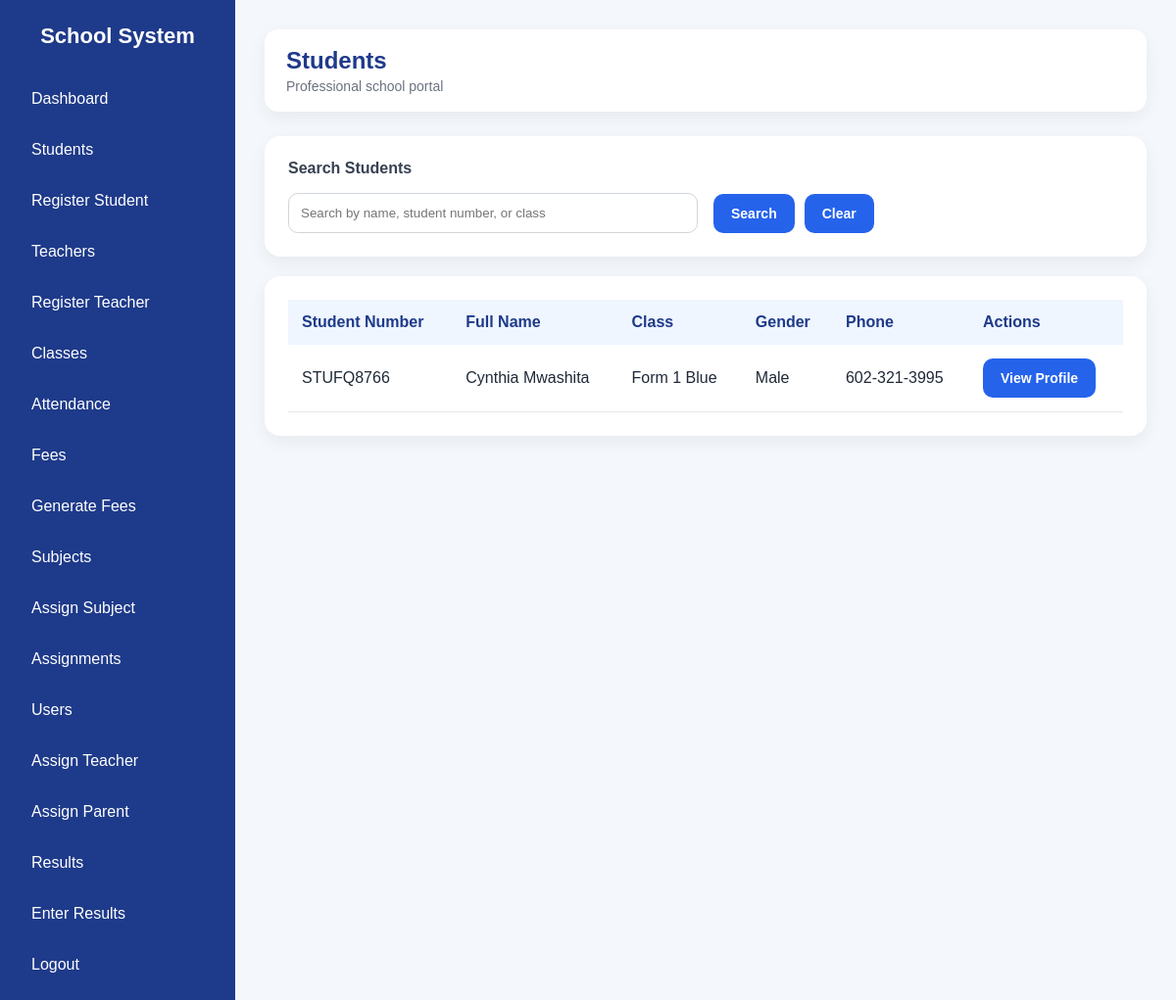
The page /students (signed in) on the database as committed earlier.
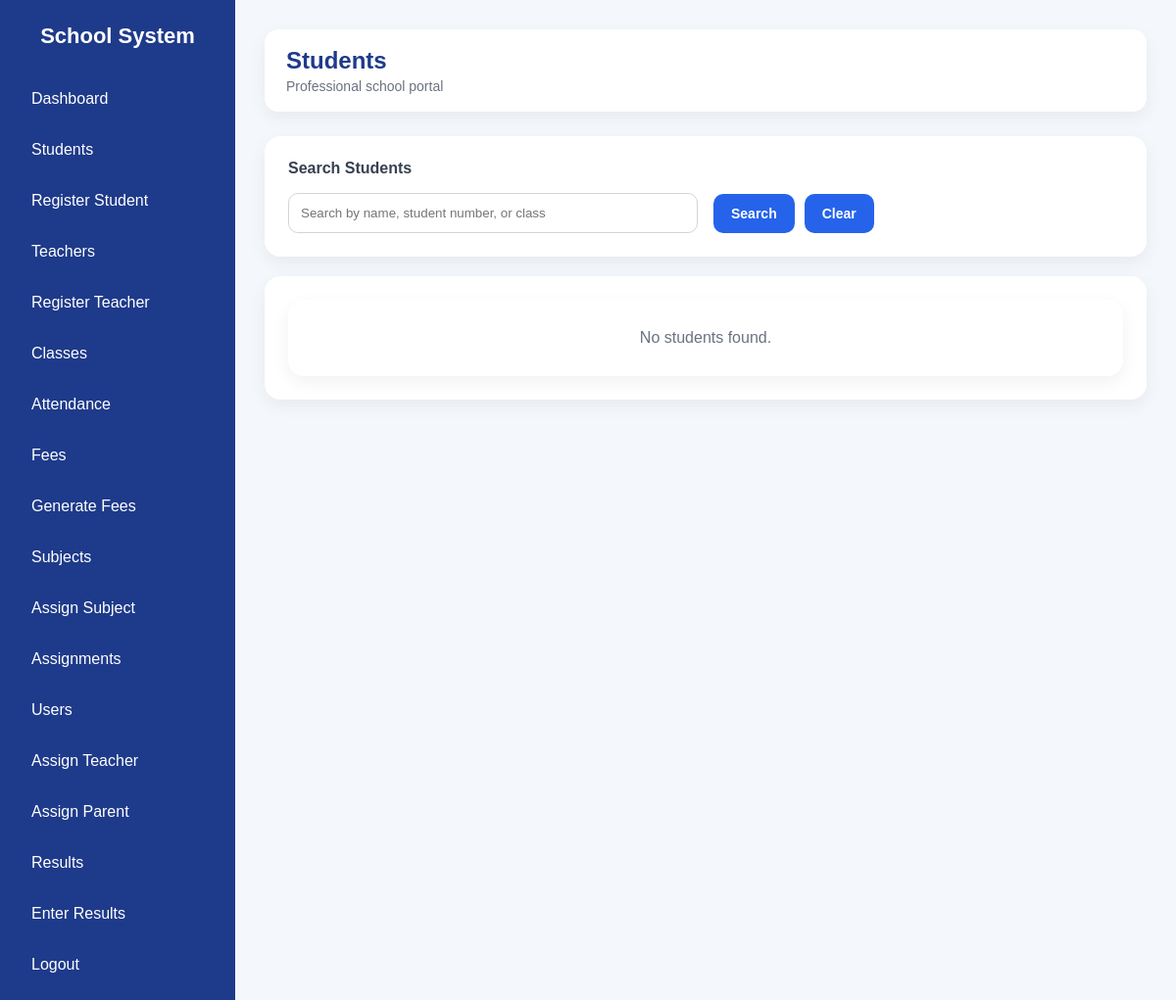
The same page on the database as committed later.
### tables this page shows
CREATE TABLE students (
    id INTEGER PRIMARY KEY AUTOINCREMENT,
    student_number TEXT UNIQUE,
    first_name TEXT,
    last_name TEXT,
    birthday TEXT,
    gender TEXT,
    enrollment_date TEXT,
    leaving_year TEXT,
    class_name TEXT,
    home_address TEXT,
    mailing_address TEXT,
    student_phone TEXT,
    medical_info TEXT,
    emergency_contact TEXT,
    guardian1_name TEXT,
    guardian1_relationship TEXT,
    guardian1_phone TEXT,
    guardian1_whatsapp TEXT,
    guardian1_email TEXT,
    guardian2_name TEXT,
    guardian2_relationship TEXT,
    guardian2_phone TEXT,
    guardian2_whatsapp TEXT,
    guardian2_email TEXT
);

### app.py (the view)
@app.route("/students")
@login_required
@roles_required("director", "admin", "teacher")
def students():
    conn = get_db()
    cursor = conn.cursor()
    search = request.args.get("search", "").strip()
    if search:
        student_records = cursor.execute("""
            SELECT *
            FROM students
            WHERE first_name LIKE ? OR last_name LIKE ? OR student_number LIKE ? OR class_name LIKE ?
            ORDER BY id DESC
        """, (f"%{search}%", f"%{search}%", f"%{search}%", f"%{search}%")).fetchall()
    else:
        student_records = cursor.execute("""
            SELECT *
            FROM students
            ORDER BY id DESC
        """).fetchall()
    conn.close()
    return render_template("students.html", student_records=student_records, search=search)

### app.py (called while the page is built)
def get_db():
    conn = sqlite3.connect("school.db")
    conn.row_factory = sqlite3.Row
    return conn

def login_required(f):
    @wraps(f)
    def decorated_function(*args, **kwargs):
        if "user_id" not in session:
            flash("Please log in first.", "success")
            return redirect(url_for("login"))
        return f(*args, **kwargs)
    return decorated_function

def roles_required(*allowed_roles):
    def decorator(f):
        @wraps(f)
        def decorated_function(*args, **kwargs):
            if "role" not in session:
                flash("Please log in first.", "success")
                return redirect(url_for("login"))
            if session["role"] not in allowed_roles:
                flash("You do not have permission to view that page.", "success")
                return redirect(url_for("dashboard"))
            return f(*args, **kwargs)
        return decorated_function
    return decorator

### templates/students.html (shortened to what this page needs)
{% extends "base.html" %}
{% block page_title %}Students{% endblock %}
{% block content %}
<div class="content-card mb-20">
    <form method="GET" action="/students">
        <div class="grid">
            <div>
                <label>Search Students</label>
                <input type="text" name="search" value="{{ search or '' }}" placeholder="Search by name, student number, or class">
            </div>
            <div style="display:flex; align-items:end; gap:10px;">
                <button type="submit" class="btn">Search</button>
                <a href="/students" class="btn" style="text-decoration:none;">Clear</a>
            </div>
        </div>
    </form>
</div>
<div class="content-card">
    {% if student_records %}
    <table>
        <thead>
            <tr>
                <th>Student Number</th>
                <th>Full Name</th>
                <th>Class</th>
                <th>Gender</th>
                <th>Phone</th>
                <th>Actions</th>
            </tr>
        </thead>
        <tbody>
            {% for student in student_records %}
            <tr>
                <td>{{ student.student_number }}</td>
                <td>{{ student.first_name }} {{ student.last_name }}</td>
                <td>{{ student.class_name }}</td>
                <td>{{ student.gender }}</td>
                <td>{{ student.student_phone }}</td>
                <td>
                    <a href="/student/{{ student.id }}" class="btn">View Profile</a>
                </td>
            </tr>
            {% endfor %}
        </tbody>
    </table>
    {% else %}
    <div class="empty-box">No students found.</div>
    {% endif %}
</div>
{% endblock %}

### templates/base.html (shortened to what this page needs)
<!DOCTYPE html>
<html lang="en">
<head>
</head>
<body>
    <div class="layout">
        <div class="sidebar">
            <div class="brand">School System</div>
          <div class="nav">
    {% if session.get("role") in ["director", "admin"] %}
        <a href="/">Dashboard</a>
        <a href="/students">Students</a>
        <a href="/add_student">Register Student</a>
        <a href="/teachers">Teachers</a>
        <a href="/register_teacher">Register Teacher</a>
        <a href="/classes">Classes</a>
        <a href="/attendance">Attendance</a>
        <a href="/fees">Fees</a>
        <a href="/generate_fees">Generate Fees</a>
        <a href="/subjects">Subjects</a>
        <a href="/assign_subject">Assign Subject</a>
        <a href="/assignments">Assignments</a>
        <a href="/users">Users</a>
        <a href="/assign_teacher">Assign Teacher</a>
        <a href="/assign_parent">Assign Parent</a>
        <a href="/results">Results</a>
        <a href="/enter_results">Enter Results</a>
    {% endif %}
    <a href="/logout">Logout</a>
</div>
        </div>
        <div class="main">
            <div class="topbar">
                <div class="page-title">{% block page_title %}School Management System{% endblock %}</div>
                <div class="page-subtitle">Professional school portal</div>
            </div>
            {% block content %}{% endblock %}
        </div>
    </div>
</body>
</html>

### templates/base.html (style rules this page uses)
* { box-sizing: border-box; }
body { margin: 0; font-family: Arial, sans-serif; background: #f4f7fb; color: #1f2937; }
.layout { display: flex; min-height: 100vh; }
.sidebar { width: 240px; background: #1e3a8a; color: white; padding: 24px 18px; }
.brand { font-size: 22px; font-weight: bold; margin-bottom: 30px; text-align: center; }
.nav a { display: block; color: white; text-decoration: none; padding: 12px 14px; border-radius: 10px; margin-bottom: 10px; transition: 0.2s; }
.main { flex: 1; padding: 30px; }
.topbar { background: white; border-radius: 14px; padding: 18px 22px; box-shadow: 0 6px 18px rgba(0,0,0,0.06); margin-bottom: 25px; }
.page-title { font-size: 24px; font-weight: bold; color: #1e3a8a; }
.page-subtitle { color: #6b7280; font-size: 14px; margin-top: 4px; }
.content-card { background: white; border-radius: 16px; box-shadow: 0 6px 18px rgba(0,0,0,0.06); padding: 24px; }
.btn { display: inline-block; background: #2563eb; color: white; text-decoration: none; padding: 12px 18px; border-radius: 10px; border: none; cursor: pointer; font-size: 14px; font-weight: bold; }
.grid { display: grid; grid-template-columns: repeat(auto-fit, minmax(220px, 1fr)); gap: 16px; }
.mb-20 { margin-bottom: 20px; }
input, select, textarea { width: 100%; padding: 12px; border: 1px solid #d1d5db; border-radius: 10px; margin-top: 6px; }
label { font-weight: bold; color: #374151; display: block; margin-bottom: 10px; }
.empty-box { background: white; border-radius: 16px; padding: 30px; text-align: center; color: #6b7280; box-shadow: 0 6px 18px rgba(0,0,0,0.06); }

Rows that differ between the two databases and show on the page:
removed students: student_number "STUFQ8766", first_name "Cynthia", last_name "Mwashita", class_name "Form 1 Blue", gender "Male", student_phone "602-321-3995"
Other text that changed with them:
text no longer shown: "Student Number Full Name Class Gender Phone Actions"
text now shown: "No students found."
